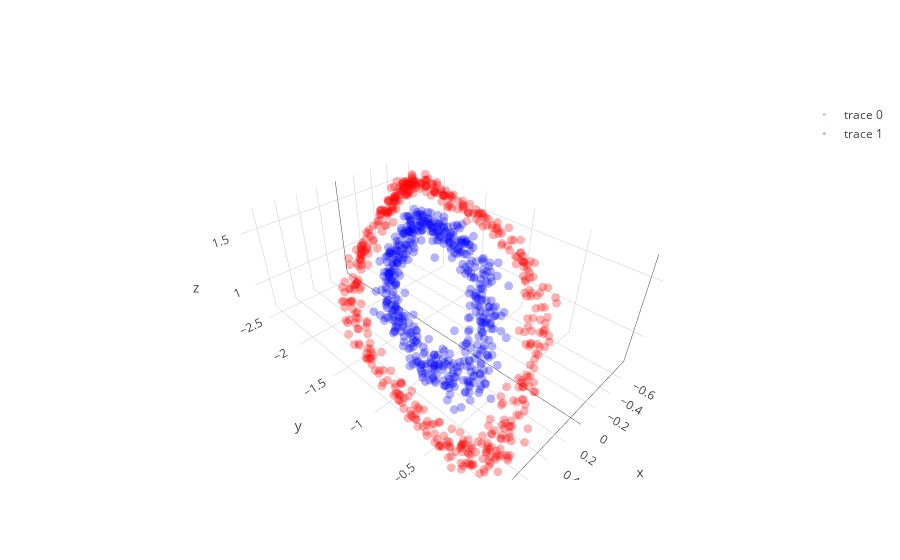
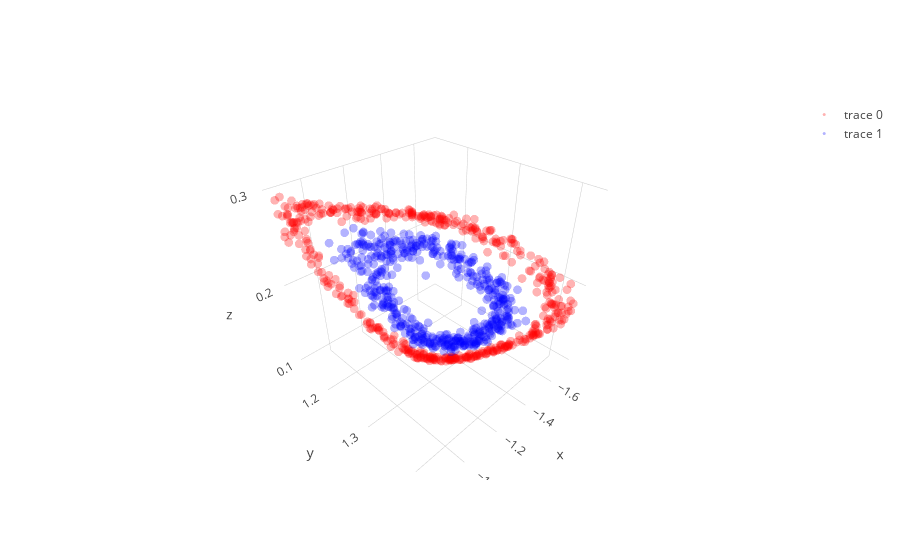

The cell these charts' notebook holds for them, in order:
### Code cell
layer1,layer1_var = l1.feed_non(X)
layer2,layer2_var = l2.feed_non(layer1)
layer3,layer3_var = l3.feed_non(layer2)
layer4,layer4_var = l4.feed_linear(layer3)

show_3D(layer1)  
show_2D(layer2)    
show_3D(layer3)

### Figure 1 — Plotly figure (JSON) as saved in the notebook; plotly's stock layout.template omitted (floating-point values rounded to 4 significant figures; data arrays with more than 128 entries replaced by an {"elided": "..."} marker saying what was removed)
{"data": [{"line": {"color": "red", "width": 0.5}, "marker": {"opacity": 0.3, "size": 3}, "mode": "markers", "type": "scatter3d", "uid": "e0658ce6-04ea-4383-9d12-8aa5a29045fd", "x": {"elided": "500 float values"}, "y": {"elided": "500 float values"}, "z": {"elided": "500 float values"}}, {"line": {"color": "blue", "width": 0.5}, "marker": {"opacity": 0.3, "size": 3}, "mode": "markers", "type": "scatter3d", "uid": "5a2685cb-576e-41a7-a486-1cc469e66782", "x": {"elided": "500 float values"}, "y": {"elided": "500 float values"}, "z": {"elided": "500 float values"}}], "layout": {}}

### Figure 2 — Plotly figure (JSON) as saved in the notebook; plotly's stock layout.template omitted (floating-point values rounded to 4 significant figures; data arrays with more than 128 entries replaced by an {"elided": "..."} marker saying what was removed)
{"data": [{"line": {"color": "red", "width": 0.5}, "marker": {"opacity": 0.3, "size": 3}, "mode": "markers", "type": "scatter3d", "uid": "0eb2415a-359f-4bcb-99f3-115b1af8891d", "x": {"elided": "500 float values"}, "y": {"elided": "500 float values"}, "z": {"elided": "500 float values"}}, {"line": {"color": "blue", "width": 0.5}, "marker": {"opacity": 0.3, "size": 3}, "mode": "markers", "type": "scatter3d", "uid": "fccda99b-979b-4c2f-ba38-e0d92613ad84", "x": {"elided": "500 float values"}, "y": {"elided": "500 float values"}, "z": {"elided": "500 float values"}}], "layout": {}}
